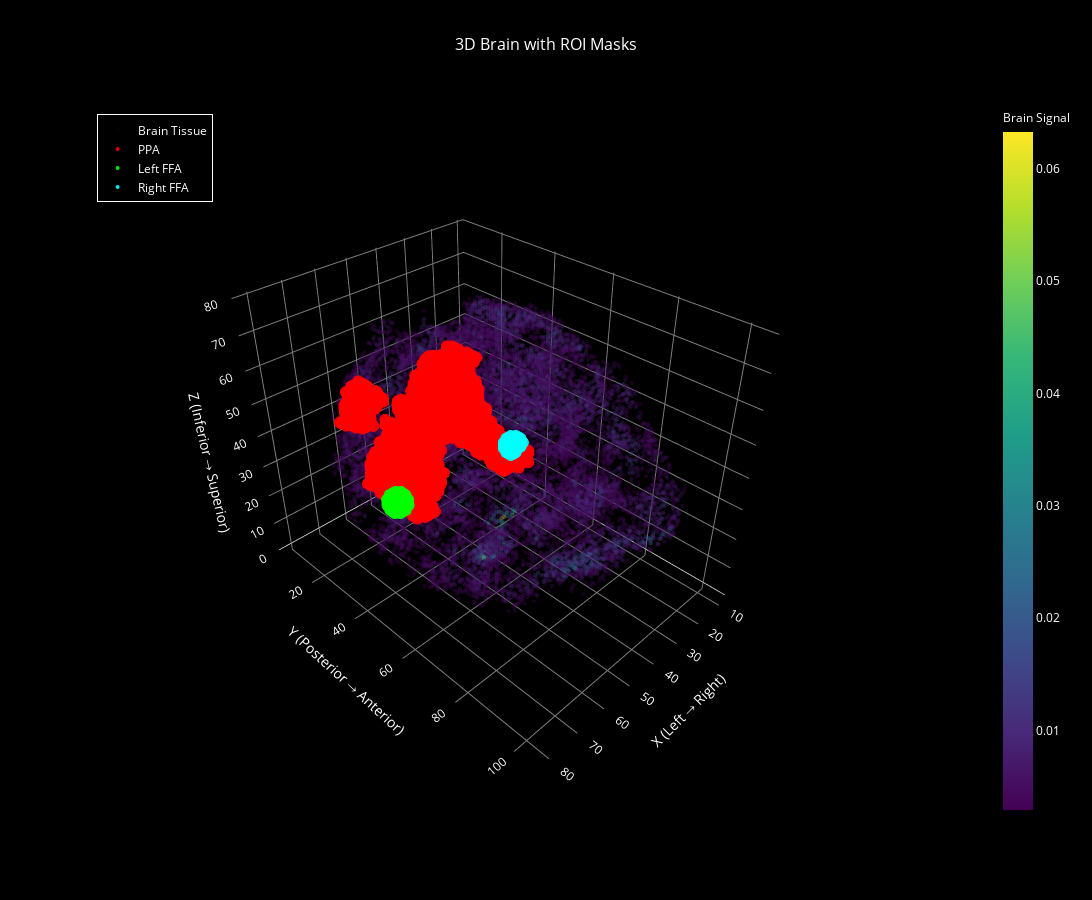

This figure's notebook cell:
### Code cell
import numpy as np
import nibabel as nib
import plotly.graph_objects as go
from nilearn import image
from scipy import ndimage
import os

target_shape = (91, 109, 91)
def resize_roi(roi_file):
    roi_img = nib.load(roi_file)
    roi_data = roi_img.get_fdata().astype(bool)
    zoom_factors = [target_shape[i] / roi_data.shape[i] for i in range(3)]
    resized_roi = ndimage.zoom(roi_data.astype(float), zoom_factors, order=0)
    return resized_roi.astype(bool)

rffa_resized = resize_roi('RFFA_roi.nii.gz')
lffa_resized = resize_roi('LFFA_roi.nii.gz')
ppa_resized = resize_roi('ppa_prob.nii')


def load_and_resample_roi(roi_path, reference_img_path, threshold=0.5):
    """
    Load ROI mask and resample to match reference image dimensions
    
    Parameters:
    - roi_path: path to ROI mask file
    - reference_img_path: path to reference fMRI file
    - threshold: threshold for binarizing probabilistic masks
    """
    if not os.path.exists(roi_path):
        print(f"Warning: ROI file not found: {roi_path}")
        return None, None
    
    try:
        # Load ROI and reference images
        roi_img = nib.load(roi_path)
        ref_img = nib.load(reference_img_path)
        
        print(f"Original ROI shape: {roi_img.shape}")
        print(f"Target shape: {ref_img.shape[:3]}")
        
        # Resample ROI to match reference image
        resampled_roi = image.resample_to_img(
            roi_img, ref_img, 
            interpolation='nearest',  # Use nearest neighbor for masks
            copy=True
        )
        
        # Get data and convert to binary mask
        roi_data = resampled_roi.get_fdata()
        
        # Handle 4D vs 3D
        if len(roi_data.shape) == 4:
            roi_data = roi_data[:, :, :, 0]  # Take first volume if 4D
        
        # Threshold for binary mask
        roi_mask = roi_data > threshold
        
        print(f"Resampled ROI shape: {roi_mask.shape}")
        print(f"ROI voxels: {np.sum(roi_mask):,}")
        
        return roi_mask, roi_data
        
    except Exception as e:
        print(f"Error processing {roi_path}: {str(e)}")
        return None, None

def calculate_overlap_stats(brain_mask, roi_mask, roi_name):
    """Calculate overlap statistics between brain and ROI masks"""
    if roi_mask is None:
        return None
    
    # Calculate overlaps
    roi_voxels = np.sum(roi_mask)
    brain_voxels = np.sum(brain_mask)
    overlap_voxels = np.sum(brain_mask & roi_mask)
    
    # Calculate percentages
    roi_in_brain = (overlap_voxels / roi_voxels * 100) if roi_voxels > 0 else 0
    brain_covered_by_roi = (overlap_voxels / brain_voxels * 100) if brain_voxels > 0 else 0
    
    stats = {
        'name': roi_name,
        'roi_voxels': roi_voxels,
        'brain_voxels': brain_voxels,
        'overlap_voxels': overlap_voxels,
        'roi_in_brain_percent': roi_in_brain,
        'brain_covered_percent': brain_covered_by_roi
    }
    
    return stats

def create_3d_brain_with_rois(volume, brain_mask, roi_masks_dict, 
                             threshold_percentile=70, max_points_per_region=15000,
                             colorscale='viridis'):
    """
    Create 3D plot with brain and ROI masks
    
    Parameters:
    - volume: 3D brain volume
    - brain_mask: 3D brain mask
    - roi_masks_dict: dict with ROI names as keys, masks as values
    - threshold_percentile: threshold for brain intensity
    - max_points_per_region: max points to show per region
    """
    
    fig = go.Figure()
    
    # 1. Add brain tissue (background, lower opacity)
    brain_coords = np.where(brain_mask)
    brain_values = volume[brain_mask]
    
    # Threshold brain data
    if threshold_percentile > 0:
        threshold = np.percentile(brain_values, threshold_percentile)
        above_threshold = brain_values >= threshold
        brain_x = brain_coords[0][above_threshold]
        brain_y = brain_coords[1][above_threshold]
        brain_z = brain_coords[2][above_threshold]
        brain_intensities = brain_values[above_threshold]
    else:
        brain_x, brain_y, brain_z = brain_coords
        brain_intensities = brain_values
    
    # Subsample brain for performance
    if len(brain_x) > max_points_per_region:
        indices = np.random.choice(len(brain_x), max_points_per_region, replace=False)
        brain_x = brain_x[indices]
        brain_y = brain_y[indices]
        brain_z = brain_z[indices]
        brain_intensities = brain_intensities[indices]
    
    # Add brain tissue trace
    fig.add_trace(go.Scatter3d(
        x=brain_x,
        y=brain_y,
        z=brain_z,
        mode='markers',
        marker=dict(
            size=1.5,
            color=brain_intensities,
            colorscale=colorscale,
            opacity=0.3,  # Lower opacity so ROIs stand out
            colorbar=dict(
                title=dict(text="Brain Signal", font=dict(size=12)),
                x=1.1
            )
        ),
        name='Brain Tissue',
        hovertemplate='<b>Brain</b><br>Coords: (%{x}, %{y}, %{z})<extra></extra>'
    ))
    
    # 2. Add ROI regions with vibrant colors
    roi_colors = ['red', 'lime', 'cyan', 'magenta', 'yellow', 'orange']
    
    for i, (roi_name, roi_mask) in enumerate(roi_masks_dict.items()):
        if roi_mask is None:
            continue
            
        # Get ROI coordinates
        roi_coords = np.where(roi_mask)
        
        if len(roi_coords[0]) == 0:
            print(f"No voxels found in {roi_name}")
            continue
        
        roi_x, roi_y, roi_z = roi_coords
        
        # Subsample ROI for performance
        if len(roi_x) > max_points_per_region:
            indices = np.random.choice(len(roi_x), max_points_per_region, replace=False)
            roi_x = roi_x[indices]
            roi_y = roi_y[indices]
            roi_z = roi_z[indices]
        
        # Add ROI trace
        color = roi_colors[i % len(roi_colors)]
        fig.add_trace(go.Scatter3d(
            x=roi_x,
            y=roi_y,
            z=roi_z,
            mode='markers',
            marker=dict(
                size=4,  # Larger than brain
                color=color,
                opacity=0.9  # High opacity to stand out
            ),
            name=roi_name,
            hovertemplate=f'<b>{roi_name}</b><br>Coords: (%{{x}}, %{{y}}, %{{z}})<extra></extra>'
        ))
        
        print(f"Added {roi_name}: {len(roi_x):,} voxels in {color}")
    
    # Update layout
    fig.update_layout(
        title=dict(
            text='3D Brain with ROI Masks',
            x=0.5,
            font=dict(size=16, color='white')
        ),
        scene=dict(
            xaxis_title='X (Left → Right)',
            yaxis_title='Y (Posterior → Anterior)',
            zaxis_title='Z (Inferior → Superior)',
            camera=dict(eye=dict(x=1.5, y=1.5, z=1.5)),
            bgcolor='black',
            xaxis=dict(backgroundcolor='black', gridcolor='gray'),
            yaxis=dict(backgroundcolor='black', gridcolor='gray'),
            zaxis=dict(backgroundcolor='black', gridcolor='gray')
        ),
        width=1200,
        height=900,
        paper_bgcolor='black',
        plot_bgcolor='black',
        font=dict(color='white'),
        showlegend=True,
        legend=dict(
            x=0.02,
            y=0.98,
            bgcolor='rgba(0,0,0,0.8)',
            bordercolor='white',
            borderwidth=1
        )
    )
    
    return fig

# Main execution
print("🧠 Loading and processing ROI masks...")

# Your file paths (update these to match your directory)
fmri_file = "/newhome2024/chchan/ds004892-1.0.1/derivatives/preprocessing/sub-S01/ses-1/func/sub-S01_ses-1_task-FirstBite_space-MNI_desc-ppres_bold.nii.gz"

# ROI file paths - update these to your actual paths
roi_files = {
    'PPA': 'ppa_prob.nii',
    'Left FFA': 'LFFA_roi.nii.gz', 
    'Right FFA': 'RFFA_roi.nii.gz'
}

print(f"Reference fMRI file: {fmri_file}")

# Load and resample ROI masks
roi_masks = {}
roi_stats = []

for roi_name, roi_path in roi_files.items():
    print(f"\n--- Processing {roi_name} ---")
    roi_mask, roi_data = load_and_resample_roi(roi_path, fmri_file, threshold=0.1)
    
    if roi_mask is not None:
        roi_masks[roi_name] = roi_mask
        
        # Calculate overlap statistics
        stats = calculate_overlap_stats(brain_mask, roi_mask, roi_name)
        if stats:
            roi_stats.append(stats)
            
            print(f"✅ {roi_name} loaded successfully:")
            print(f"   ROI voxels: {stats['roi_voxels']:,}")
            print(f"   Overlap with brain: {stats['overlap_voxels']:,} voxels")
            print(f"   {stats['roi_in_brain_percent']:.1f}% of ROI is in brain")
            print(f"   ROI covers {stats['brain_covered_percent']:.3f}% of brain")

# Print summary statistics
print(f"\n" + "="*60)
print("📊 ROI OVERLAP SUMMARY")
print("="*60)

total_roi_voxels = 0
total_overlap_voxels = 0

for stats in roi_stats:
    print(f"\n🎯 {stats['name']}:")
    print(f"   Size: {stats['roi_voxels']:,} voxels")
    print(f"   Brain overlap: {stats['overlap_voxels']:,} voxels ({stats['roi_in_brain_percent']:.1f}%)")
    print(f"   Brain coverage: {stats['brain_covered_percent']:.3f}%")
    
    total_roi_voxels += stats['roi_voxels']
    total_overlap_voxels += stats['overlap_voxels']

print(f"\n📈 TOTALS:")
print(f"   Total ROI voxels: {total_roi_voxels:,}")
print(f"   Total brain voxels: {np.sum(brain_mask):,}")
print(f"   Total overlap: {total_overlap_voxels:,}")
print(f"   Overall brain coverage by ROIs: {total_overlap_voxels/np.sum(brain_mask)*100:.3f}%")

# Create 3D visualization
if roi_masks:
    print(f"\n🎨 Creating 3D visualization with {len(roi_masks)} ROI regions...")
    
    fig_with_rois = create_3d_brain_with_rois(
        fmri_array_mean, 
        brain_mask, 
        roi_masks,
        threshold_percentile=75,  # Show top 25% of brain intensity
        colorscale='viridis'
    )
    
    print(f"\n🎯 3D Brain + ROI visualization ready!")
    print(f"ROI regions shown in vibrant colors:")
    roi_colors = ['red', 'lime', 'cyan', 'magenta', 'yellow', 'orange']
    for i, roi_name in enumerate(roi_masks.keys()):
        color = roi_colors[i % len(roi_colors)]
        print(f"   • {roi_name}: {color}")
    
    # Display the plot
    fig_with_rois.show()
    
    print(f"\n✨ Features:")
    print(f"   • Brain tissue in background (low opacity)")
    print(f"   • ROI regions highlighted in bright colors")
    print(f"   • Interactive: rotate, zoom, hover for details")
    print(f"   • Legend shows/hides individual regions")
    
else:
    print("❌ No ROI masks loaded successfully. Check file paths!")

print(f"\n📝 Next steps:")
print(f"   • Check that ROI file paths are correct")
print(f"   • Adjust threshold_percentile to show more/less brain tissue") 
print(f"   • Use legend to toggle ROI visibility")
print(f"   • Explore the 3D view to see ROI locations!")

### Figure 1 — Plotly figure (JSON) as saved in the notebook; plotly's stock layout.template omitted (floating-point values rounded to 4 significant figures; data arrays with more than 128 entries replaced by an {"elided": "..."} marker saying what was removed)
{"data": [{"hovertemplate": "<b>Brain</b><br>Coords: (%{x}, %{y}, %{z})<extra></extra>", "marker": {"color": {"elided": "15000 float values"}, "colorbar": {"title": {"font": {"size": 12}, "text": "Brain Signal"}, "x": 1.1}, "colorscale": [[0, "#440154"], [0.1111, "#482878"], [0.2222, "#3e4989"], [0.3333, "#31688e"], [0.4444, "#26828e"], [0.5556, "#1f9e89"], [0.6667, "#35b779"], [0.7778, "#6ece58"], [0.8889, "#b5de2b"], [1, "#fde725"]], "opacity": 0.3, "size": 1.5}, "mode": "markers", "name": "Brain Tissue", "type": "scatter3d", "x": {"elided": "15000 int values"}, "y": {"elided": "15000 int values"}, "z": {"elided": "15000 int values"}}, {"hovertemplate": "<b>PPA</b><br>Coords: (%{x}, %{y}, %{z})<extra></extra>", "marker": {"color": "red", "opacity": 0.9, "size": 4}, "mode": "markers", "name": "PPA", "type": "scatter3d", "x": {"elided": "7187 int values"}, "y": {"elided": "7187 int values"}, "z": {"elided": "7187 int values"}}, {"hovertemplate": "<b>Left FFA</b><br>Coords: (%{x}, %{y}, %{z})<extra></extra>", "marker": {"color": "lime", "opacity": 0.9, "size": 4}, "mode": "markers", "name": "Left FFA", "type": "scatter3d", "x": [63, 64, 64, 64, 64, 64, 64, 64, 64, 64, 64, 64, 64, 64, 64, 64, 64, 64, 64, 64, 64, 64, 65, 65, 65, 65, 65, 65, 65, 65, 65, 65, 65, 65, 65, 65, 65, 65, 65, 65, 65, 65, 65, 65, 65, 65, 65, 66, 66, 66, 66, 66, 66, 66, 66, 66, 66, 66, 66, 66, 66, 66, 66, 66, 66, 66, 66, 66, 66, 66, 66, 66, 66, 66, 66, 66, 67, 67, 67, 67, 67, 67, 67, 67, 67, 67, 67, 67, 67, 67, 67, 67, 67, 67, 67, 67, 67, 67, 67, 67, 67, 68, 68, 68, 68, 68, 68, 68, 68, 68, 68, 68, 68, 68, 68, 68, 68, 68, 68, 68, 68, 68, 69], "y": [39, 37, 37, 37, 38, 38, 38, 38, 38, 39, 39, 39, 39, 39, 40, 40, 40, 40, 40, 41, 41, 41, 37, 37, 37, 37, 37, 38, 38, 38, 38, 38, 39, 39, 39, 39, 39, 40, 40, 40, 40, 40, 41, 41, 41, 41, 41, 36, 37, 37, 37, 37, 37, 38, 38, 38, 38, 38, 39, 39, 39, 39, 39, 39, 39, 40, 40, 40, 40, 40, 41, 41, 41, 41, 41, 42, 37, 37, 37, 37, 37, 38, 38, 38, 38, 38, 39, 39, 39, 39, 39, 40, 40, 40, 40, 40, 41, 41, 41, 41, 41, 37, 37, 37, 38, 38, 38, 38, 38, 39, 39, 39, 39, 39, 40, 40, 40, 40, 40, 41, 41, 41, 39], "z": [27, 26, 27, 28, 25, 26, 27, 28, 29, 25, 26, 27, 28, 29, 25, 26, 27, 28, 29, 26, 27, 28, 25, 26, 27, 28, 29, 25, 26, 27, 28, 29, 25, 26, 27, 28, 29, 25, 26, 27, 28, 29, 25, 26, 27, 28, 29, 27, 25, 26, 27, 28, 29, 25, 26, 27, 28, 29, 24, 25, 26, 27, 28, 29, 30, 25, 26, 27, 28, 29, 25, 26, 27, 28, 29, 27, 25, 26, 27, 28, 29, 25, 26, 27, 28, 29, 25, 26, 27, 28, 29, 25, 26, 27, 28, 29, 25, 26, 27, 28, 29, 26, 27, 28, 25, 26, 27, 28, 29, 25, 26, 27, 28, 29, 25, 26, 27, 28, 29, 26, 27, 28, 27]}, {"hovertemplate": "<b>Right FFA</b><br>Coords: (%{x}, %{y}, %{z})<extra></extra>", "marker": {"color": "cyan", "opacity": 0.9, "size": 4}, "mode": "markers", "name": "Right FFA", "type": "scatter3d", "x": [21, 22, 22, 22, 22, 22, 22, 22, 22, 22, 22, 22, 23, 23, 23, 23, 23, 23, 23, 23, 23, 23, 23, 23, 23, 23, 23, 23, 23, 23, 24, 24, 24, 24, 24, 24, 24, 24, 24, 24, 24, 24, 24, 24, 24, 24, 24, 24, 24, 24, 24, 24, 24, 24, 25, 25, 25, 25, 25, 25, 25, 25, 25, 25, 25, 25, 25, 25, 25, 25, 25, 25, 25, 25, 25, 25, 25, 25, 26, 26, 26, 26, 26, 26, 26, 26, 26, 26, 26, 26, 26, 26, 26, 26, 26, 26, 26, 26, 26, 27], "y": [41, 39, 40, 40, 40, 41, 41, 41, 42, 42, 42, 43, 39, 39, 39, 40, 40, 40, 40, 41, 41, 41, 41, 42, 42, 42, 42, 43, 43, 43, 38, 39, 39, 39, 39, 39, 40, 40, 40, 40, 40, 41, 41, 41, 41, 41, 41, 42, 42, 42, 42, 43, 43, 43, 39, 39, 39, 39, 39, 40, 40, 40, 40, 40, 41, 41, 41, 41, 41, 42, 42, 42, 42, 42, 43, 43, 43, 43, 39, 39, 39, 40, 40, 40, 40, 40, 41, 41, 41, 41, 41, 42, 42, 42, 42, 42, 43, 43, 43, 41], "z": [26, 27, 26, 27, 28, 26, 27, 28, 26, 27, 28, 27, 26, 27, 28, 25, 26, 27, 28, 25, 26, 27, 28, 25, 26, 27, 28, 26, 27, 28, 26, 24, 25, 26, 27, 28, 24, 25, 26, 27, 28, 24, 25, 26, 27, 28, 29, 25, 26, 27, 28, 26, 27, 28, 24, 25, 26, 27, 28, 24, 25, 26, 27, 28, 24, 25, 26, 27, 28, 24, 25, 26, 27, 28, 25, 26, 27, 28, 25, 26, 27, 24, 25, 26, 27, 28, 24, 25, 26, 27, 28, 24, 25, 26, 27, 28, 25, 26, 27, 26]}], "layout": {"font": {"color": "white"}, "height": 900, "legend": {"bgcolor": "rgba(0,0,0,0.8)", "bordercolor": "white", "borderwidth": 1, "x": 0.02, "y": 0.98}, "paper_bgcolor": "black", "plot_bgcolor": "black", "scene": {"bgcolor": "black", "camera": {"eye": {"x": 1.5, "y": 1.5, "z": 1.5}}, "xaxis": {"backgroundcolor": "black", "gridcolor": "gray", "title": {"text": "X (Left → Right)"}}, "yaxis": {"backgroundcolor": "black", "gridcolor": "gray", "title": {"text": "Y (Posterior → Anterior)"}}, "zaxis": {"backgroundcolor": "black", "gridcolor": "gray", "title": {"text": "Z (Inferior → Superior)"}}}, "showlegend": true, "title": {"font": {"color": "white", "size": 16}, "text": "3D Brain with ROI Masks", "x": 0.5}, "width": 1200}}
